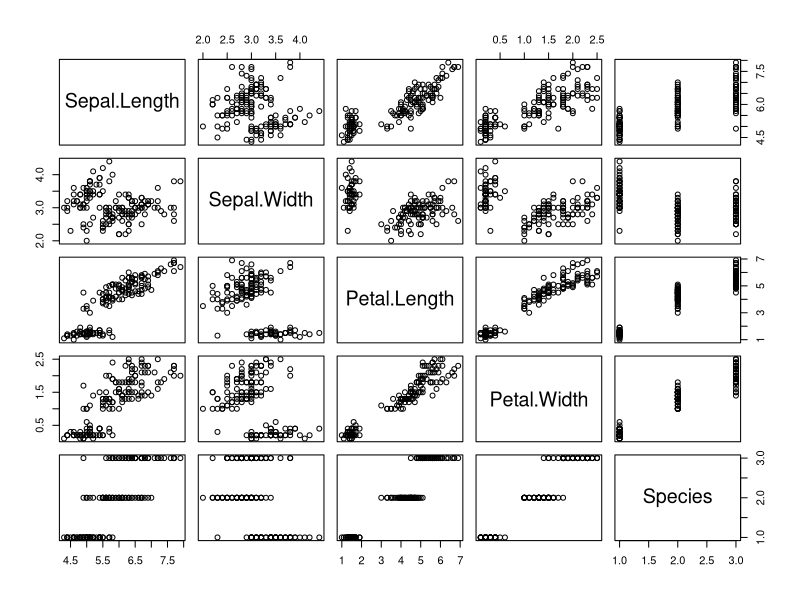
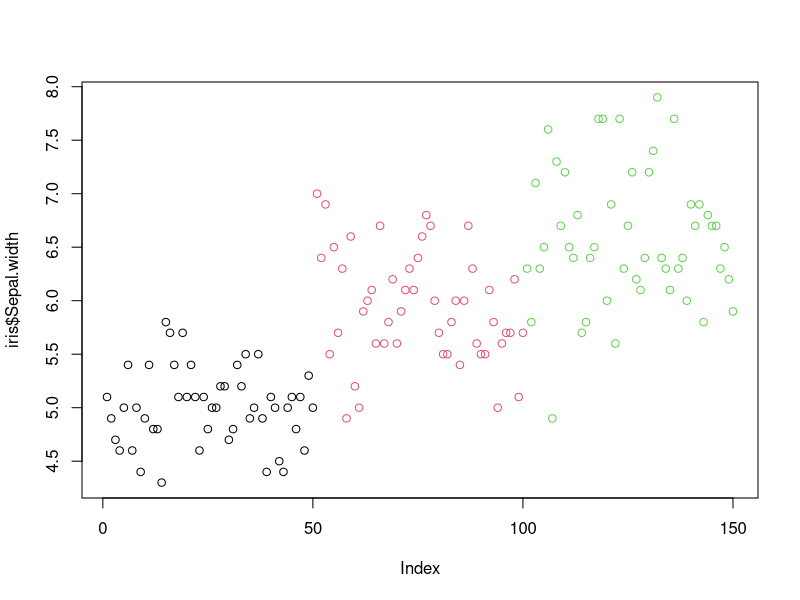
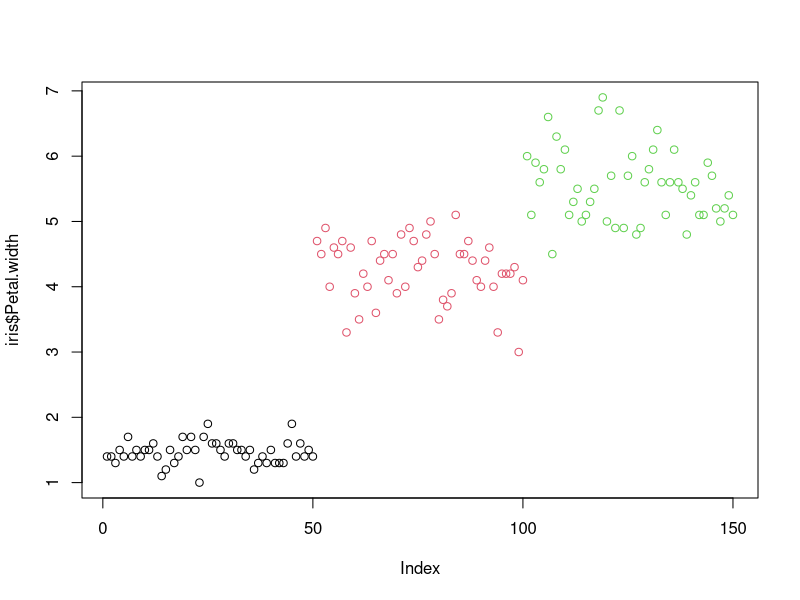
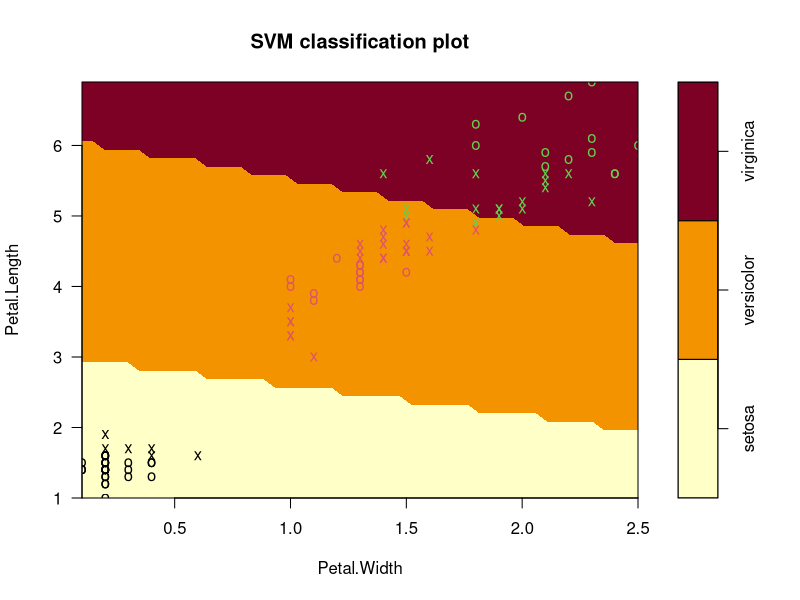
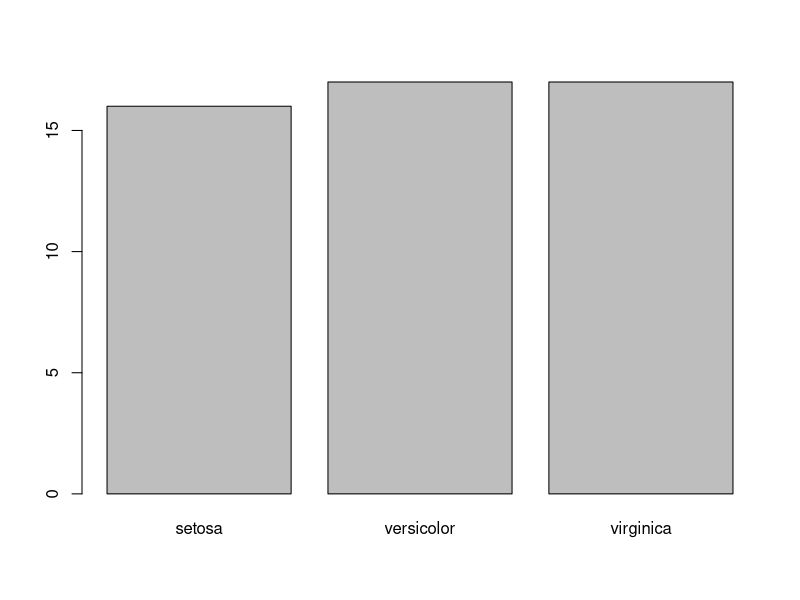

These charts were generated, in order, by the following R code:
plot(iris)
iris
install.packages("e1071")
library(e1071)
plot(iris$Sepal.Length, iris$Sepal.width, col=iris$Species)
plot(iris$Petal.Length, iris$Petal.width, col=iris$Species)
s<-sample(150,100)
col<- c("Petal.Length", "Petal.Width", "Species")
iris_train<- iris[s,col]
iris_test<- iris[-s,col]
svmfit<- svm(Species ~., data = iris_train, kernel = "linear", cost = .1, scale = FALSE)
print(svmfit)
plot(svmfit, iris_train[,col])
tuned <- tune(svm, Species~., data = iris_train, kernel = "linear", ranges=
                
                list(cost=c(0.001,0.01,.1,.1,10,100)))
summary(tuned)
p<-predict(svmfit, iris_test[,col], type="class")
plot(p)
table(p,iris_test[,3] )
mean(p== iris_test[,3])

